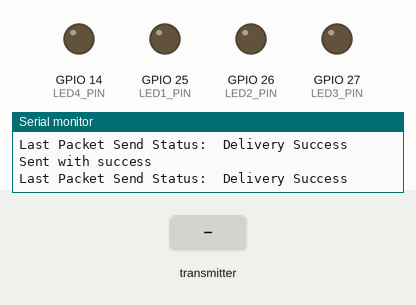
Simulated run of this program. Board: ESP32. On the bench: output pins drawn as LEDs (lit = HIGH), the last lines printed to the serial monitor. The test bench sets the inputs (shaded band).

Above: at 1.2 s.
1.3 s: the transmitter starts sending toggleSwitch.0 = 1
At 2.4 s:
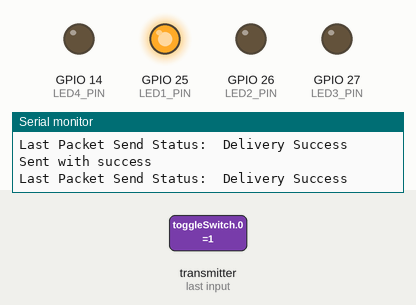
2.8 s: the transmitter starts sending toggleSwitch.1 = 1
At 4.0 s:
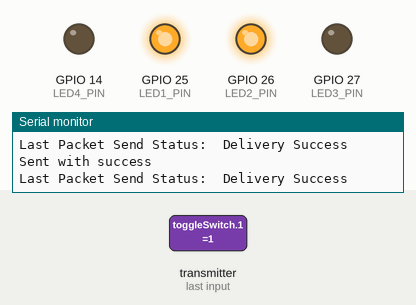
4.3 s: the transmitter starts sending toggleSwitch.2 = 1
At 5.5 s:
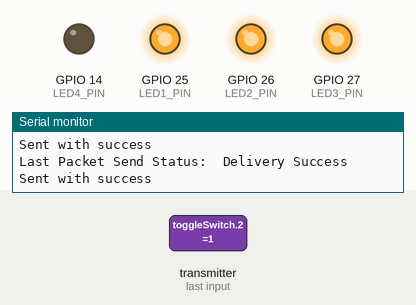
5.8 s: the transmitter starts sending toggleSwitch.3 = 1
At 6.7 s:
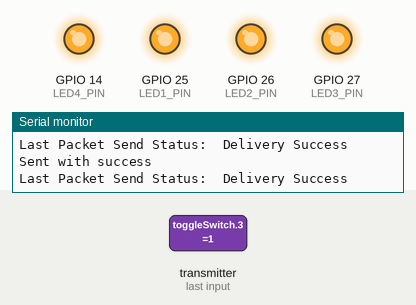
7.3 s: the transmitter starts sending toggleSwitch.0 = 0
At 8.3 s:
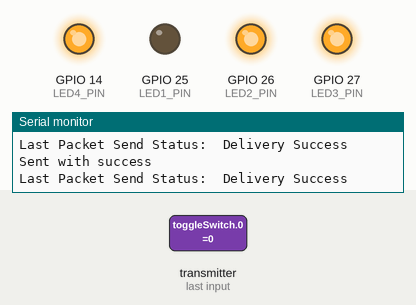
8.8 s: the transmitter starts sending toggleSwitch.1 = 0
At 9.9 s:
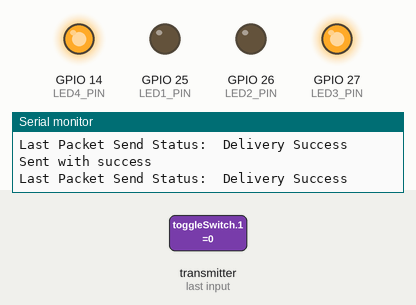
Timing chart, 0 to 11.3 s (numbered marks = the images above; inputs shaded):
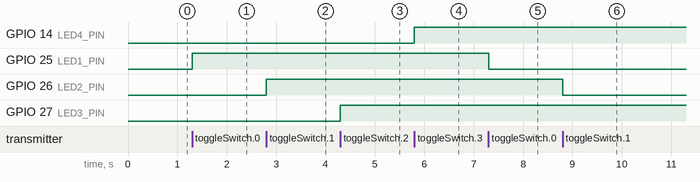

Measured:
- after the input at 1.3 s, GPIO 25 (LED1_PIN): LOW → HIGH at once
- after the input at 2.8 s, GPIO 26 (LED2_PIN): LOW → HIGH at once
- after the input at 4.3 s, GPIO 27 (LED3_PIN): LOW → HIGH at once
- after the input at 5.8 s, GPIO 14 (LED4_PIN): LOW → HIGH at once
- after the input at 7.3 s, GPIO 25 (LED1_PIN): HIGH → LOW at once
- after the input at 8.8 s, GPIO 26 (LED2_PIN): HIGH → LOW at once

The program:

main.cpp
```cpp
#include <Arduino.h>
#include <esp_now.h>
#include <WiFi.h>

// Define LED pins
#define LED1_PIN 25
#define LED2_PIN 26
#define LED3_PIN 27
#define LED4_PIN 14

// REPLACE WITH YOUR RECEIVER MAC Address
uint8_t broadcastAddress[] = {0x10, 0x06, 0x1C, 0xB5, 0x43, 0xE0};

// Structure to receive data
typedef struct struct_message
{
  bool toggleSwitch[4]; // Control 4 LEDs
} struct_message;

struct_message myData;

esp_now_peer_info_t peerInfo;

// callback when data is sent
void OnDataSent(const uint8_t *mac_addr, esp_now_send_status_t status)
{
  Serial.print("\r\nLast Packet Send Status:\t");
  Serial.println(status == ESP_NOW_SEND_SUCCESS ? "Delivery Success" : "Delivery Fail");
}

// Callback function when data is received
void OnDataRecv(const uint8_t *mac, const uint8_t *incomingData, int len)
{
  memcpy(&myData, incomingData, sizeof(myData));
  Serial.print("Bytes received: ");
  Serial.println(len);

  // Print received toggle states
  for (int i = 0; i < 4; i++)
  {
    Serial.print("Switch ");
    Serial.print(i + 1);
    Serial.print(": ");
    Serial.println(myData.toggleSwitch[i]);
  }

  // Update LED states
  digitalWrite(LED1_PIN, myData.toggleSwitch[0]);
  digitalWrite(LED2_PIN, myData.toggleSwitch[1]);
  digitalWrite(LED3_PIN, myData.toggleSwitch[2]);
  digitalWrite(LED4_PIN, myData.toggleSwitch[3]);
}

void setup()
{
  // Initialize Serial Monitor
  Serial.begin(115200);

  // Initialize LED pins as output
  pinMode(LED1_PIN, OUTPUT);
  pinMode(LED2_PIN, OUTPUT);
  pinMode(LED3_PIN, OUTPUT);
  pinMode(LED4_PIN, OUTPUT);

  // Set all LEDs off initially
  digitalWrite(LED1_PIN, LOW);
  digitalWrite(LED2_PIN, LOW);
  digitalWrite(LED3_PIN, LOW);
  digitalWrite(LED4_PIN, LOW);

  // Set device as a Wi-Fi Station
  WiFi.mode(WIFI_STA);

  // Init ESP-NOW
  if (esp_now_init() != ESP_OK)
  {
    Serial.println("Error initializing ESP-NOW");
    return;
  }

  // Register for receive callback
  esp_now_register_send_cb(OnDataSent);
  esp_now_register_recv_cb(OnDataRecv);

  // Register peer
  memcpy(peerInfo.peer_addr, broadcastAddress, 6);
  peerInfo.channel = 0;
  peerInfo.encrypt = false;

  // Add peer
  if (esp_now_add_peer(&peerInfo) != ESP_OK)
  {
    Serial.println("Failed to add peer");
    return;
  }
}

void loop()
{
  // Send message via ESP-NOW
  esp_err_t result = esp_now_send(broadcastAddress, (uint8_t *)&myData, sizeof(myData));

  if (result == ESP_OK) Serial.println("Sent with success");
  else Serial.println("Error sending the data");
  delay(50);
}
```
